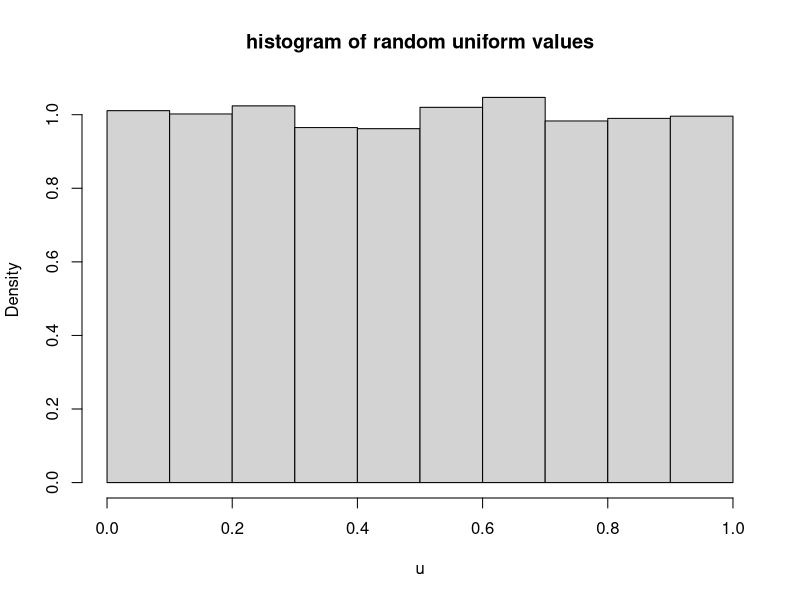
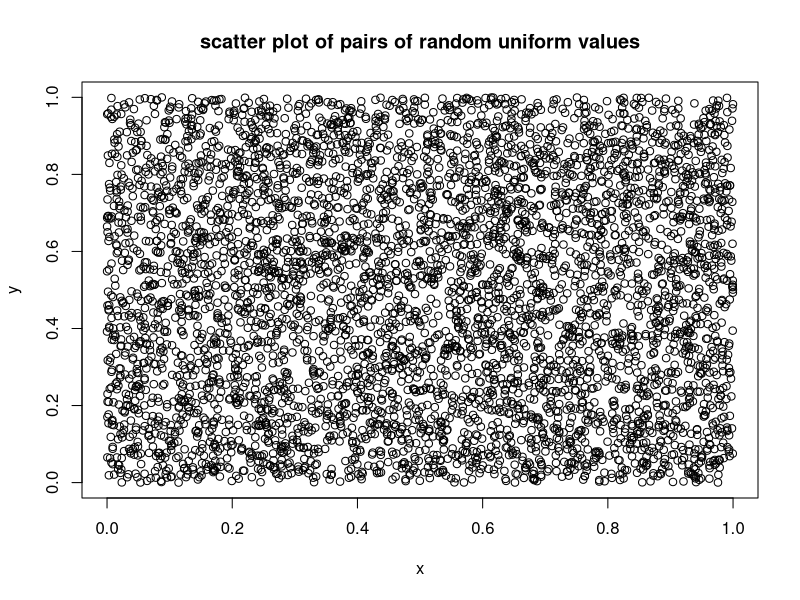
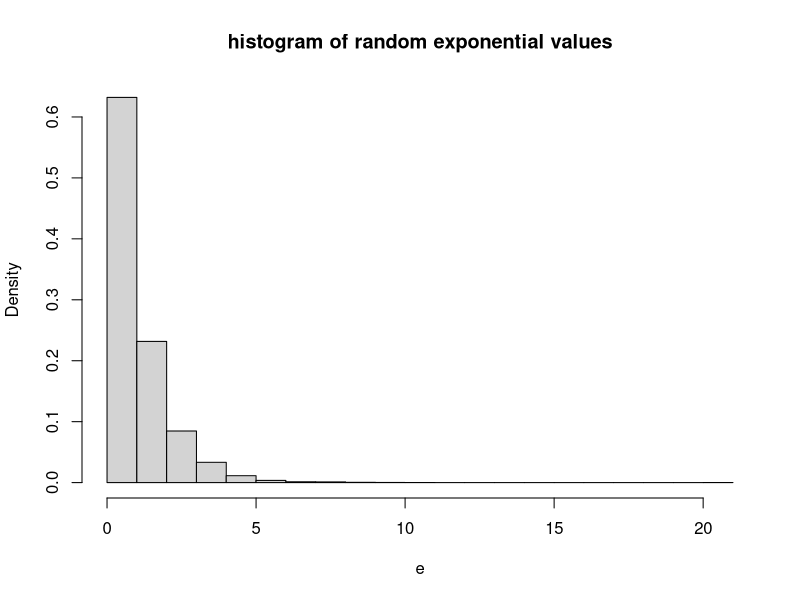
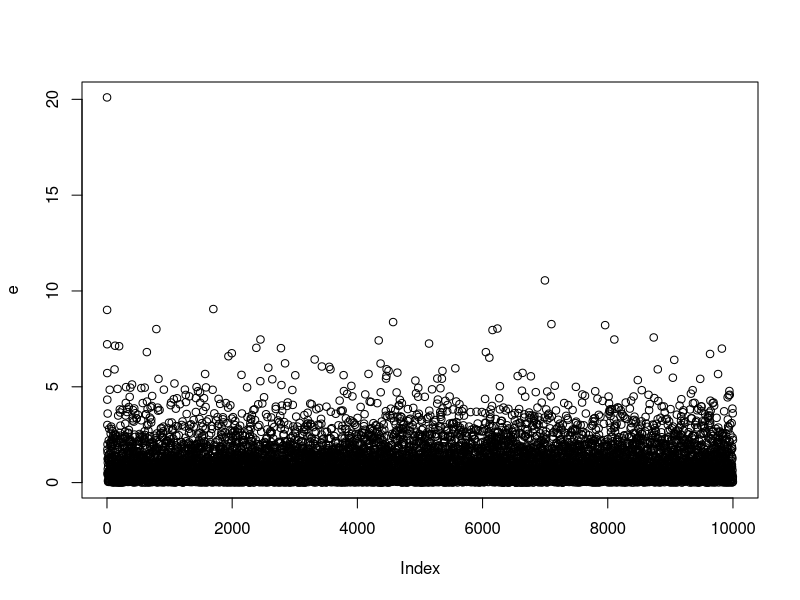

Here is the R script that generated these plots, in order:
### Illustration of the linear congruential method.  Problem 72

# develop the algorithm to run the gnerator.

a = 5
c = 7
m = 8

n = 20	# number of random values to be generated

x = numeric(n)

x[1] = 4		# seed or x_0

for (i in 2:n){
	x[i] = a*x[i-1]+c
	x[i] = x[i] - trunc(x[i]/m)*m		# this calculates the remainder, i.e., calculates the mod
}

x

# Question:  What does m control in this random number generator?  Why should the value of m be large?

#############################################################################################################

# A function that generates psudo random uniform values using the linear congruential method.

RANU = function(seed,n) {
	# a,c,m are the values need for the linear congruential method.
	# seed is the value of the seed for the random number generator.
	# n is the length of the vector returned.

	a = 65539
	c = 0
	m = 2**31

	x = numeric(n)		# creates the output vecotor of length n
	x[1] = seed
	for (i in 2:n){
		x[i] = a*x[i-1]+c
		x[i] = x[i] - trunc(x[i]/m)*m		# this calculates the remainder, i.e., calculates the mod
	}
	x = x/m						# dividing by m gives values between [0,1)
	return(x)
}

# A function that generates psudo random exponential values using the inverse cdf method.

RANDEXPO = function(lam,seed,n){
	# lam is the scale parameter in the density. f(x) = lam*exp(-lam*x) x >= 0
	# seed is the value of the seed for the random number generator.
	# n is the length of the vector returned.
	
    u = RANU(seed,n)		# creates a vector of random uniform values
    x = -log(u)/lam			# creates the output vecotor of length n
	return(x)
}

### Illustration of the RANU.

seed = 4

n = 10000		# number of random values to be generated

u = RANU(seed,n)

# plot a histogram

br = seq(0,1,0.1)

hist(u,main='histogram of random uniform values',probability=T,breaks=br)

# make a scatter plot of pairs of values.

x = u[1:trunc(n/2)]
y = u[(trunc(n/2)+1):n]

plot(x,y,main='scatter plot of pairs of random uniform values')

### Illustration of RANDEXPO.

lambda = 1

e = RANDEXPO( lambda,seed,n)

hist(e,main='histogram of random exponential values',probability=T)

plot(e)
